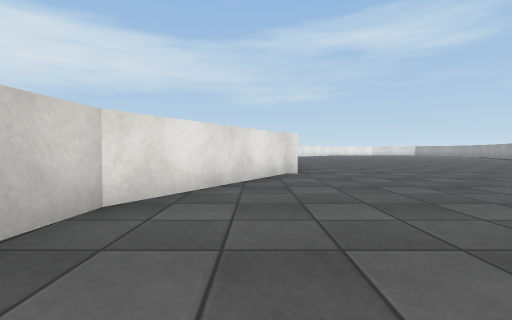
view 1 (above)

17 first-person views from a walk through a 3-D level made in the Unity game engine. The camera is 0.58 m above the floor, tilts 2° down and sees 85° across. The floor is counted in squares, 1 m on a side. Each view is taken from the middle of a square. On the plan, view 1 faces up. The plan holds only what a view shows up to about 9 squares ahead; the rest is blank. The place goes on beyond the plan. Surface patterns are stand-ins for the level's own textures.

view 2
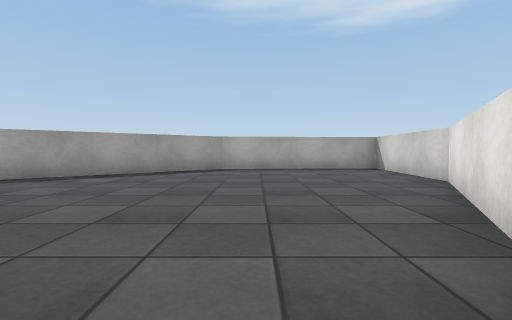

view 3
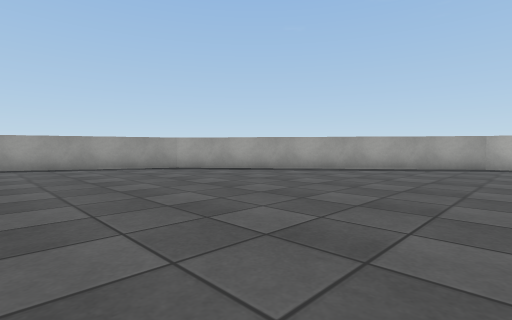

view 4
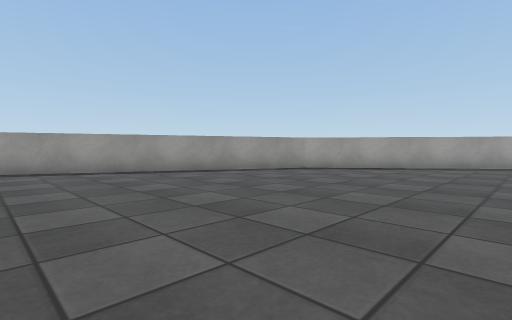

view 5
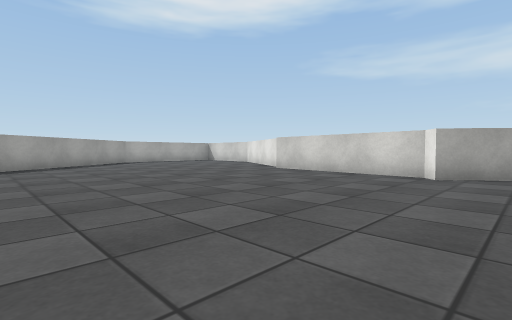

view 6
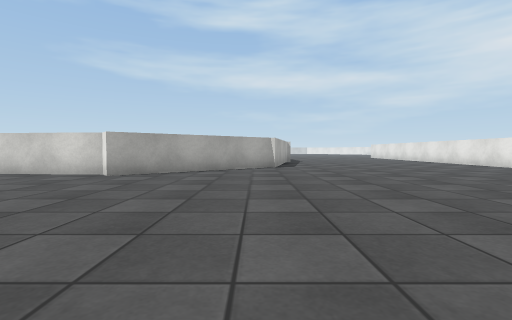

view 7
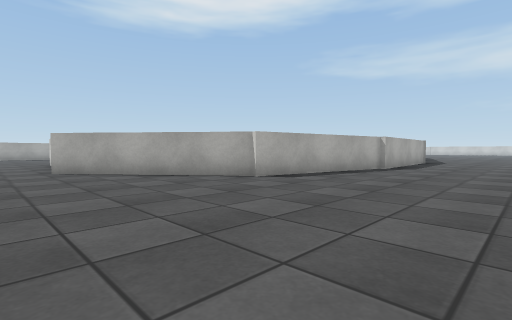

view 8
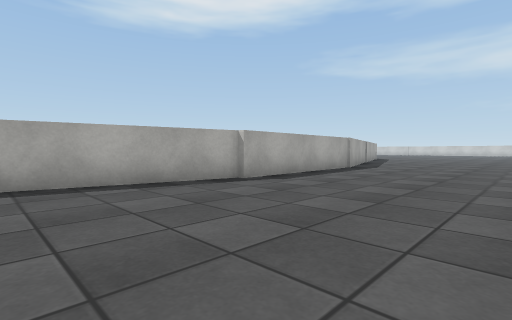

view 9
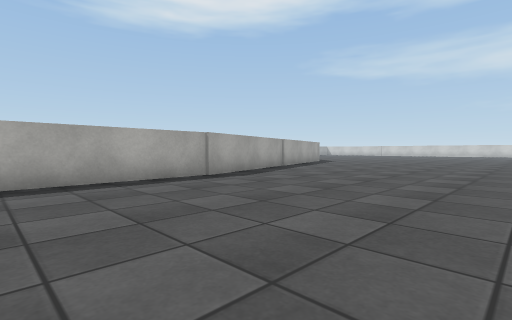

view 10
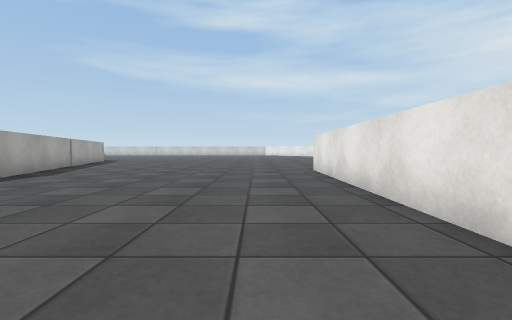

view 11
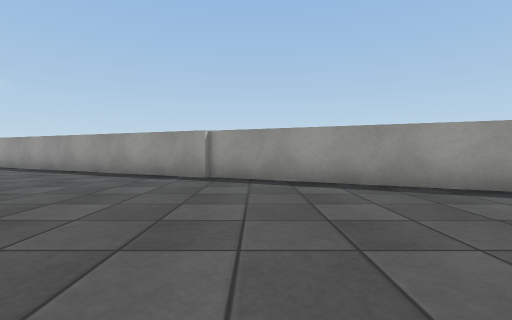

view 12
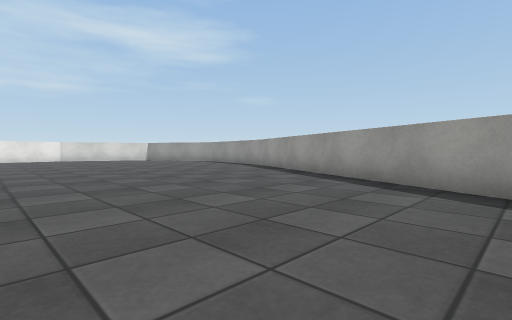

view 13
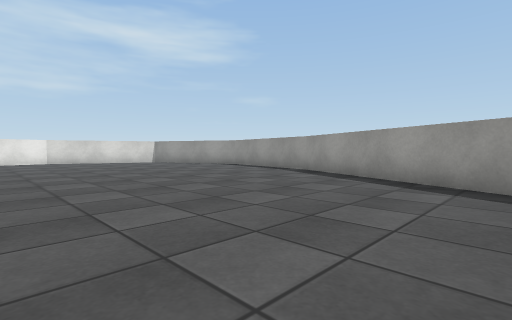

view 14
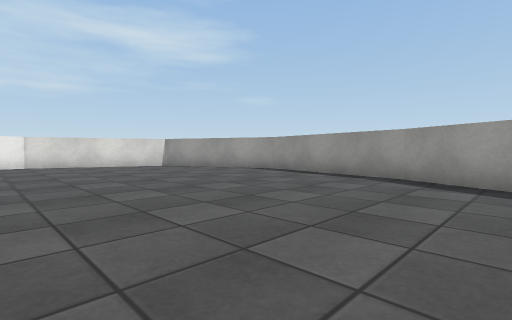

view 15
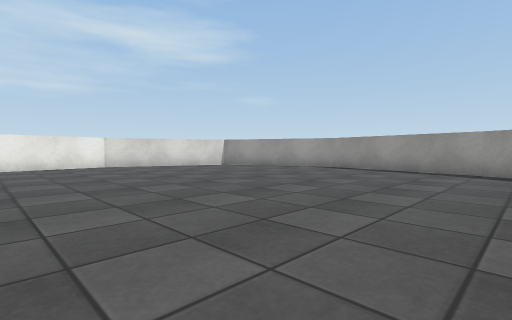

view 16
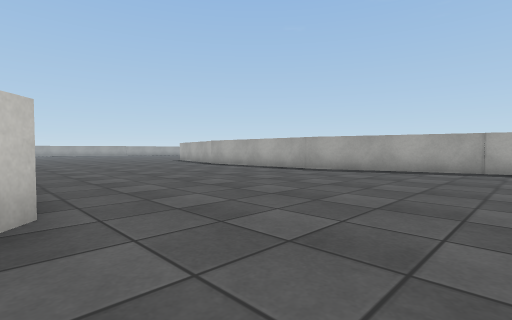

view 17
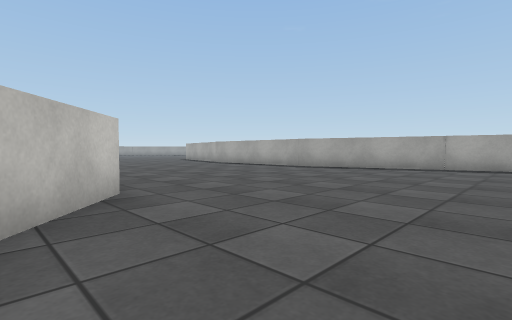

### Floor plan
Points are (right, up) in squares from view 1. A wall is a line through its corners. A room is listed if a view was taken in it or the views show most of it. See-through windows are left out.
Room 1 (views 1, 2, 3, 4, 5, 6, 7, 8, 9, 10, 11, 12, 13, 14, 15, 16, 17)
walls: (-1.4, 15.5) (1.7, 11.6) (1.4, 11.4) (1.1, 7.1); (-5.9, 16.6) (-1.3, 15.6); (0.8, 7) (-1.6, 2.8) (-1.8, -0.9) (3, -0.7) (8.4, 3.7); (-6.7, 23.5) (-13.1, 23.7) (-14.6, 24.9); (-10.8, 16.5) (-5.9, 16.7); (10.7, 6.1) (18, 21.8); (18, 21.7) (18.6, 25.6); (-16.6, 14.8) (-10.8, 16.6)

Where each view was taken, in squares from view 1:
view 1: 0 up, 0 right, facing up
view 2: 8 up, 2 right, facing down
view 3: 10 up, 2 right, facing down-right
view 4: 13 up, 5 right, facing down-right
view 5: 13 up, 8 right, facing down-left
view 6: 15 up, 8 right, facing left
view 7: 20 up, 3 right, facing down-left
view 8: 21 up, 2 left, facing down-left
view 9: 22 up, 7 left, facing down-left
view 10: 22 up, 5 left, facing left
view 11: 12 up, 8 right, facing right
view 12: 14 up, 10 right, facing up-right
view 13: 17 up, 11 right, facing up-right
view 14: 20 up, 12 right, facing up-right
view 15: 21 up, 10 right, facing up-right
view 16: 24 up, 16 left, facing down-right
view 17: 25 up, 17 left, facing down-right
